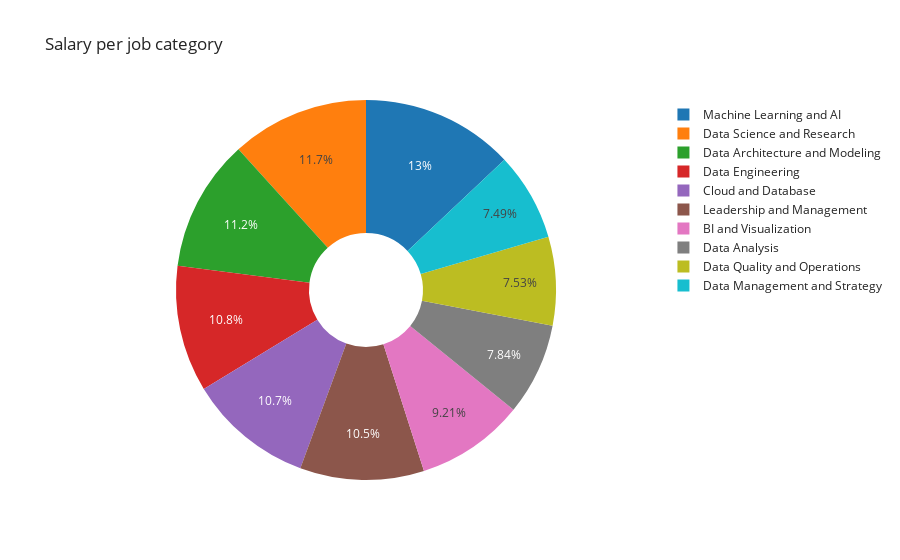

Here is the notebook cell this chart was saved with:
### Code cell
iplot(px.pie(us.groupby('job_category')['salary_in_usd'].mean().reset_index().round(2)
      ,names = 'job_category',values='salary_in_usd',hole=0.3,template='simple_white',title='Salary per job category'))

### Figure 1 — Plotly figure (JSON) as saved in the notebook; plotly's stock layout.template omitted (floating-point values rounded to 4 significant figures)
{"data": [{"domain": {"x": [0, 1], "y": [0, 1]}, "hole": 0.3, "hovertemplate": "job_category=%{label}<br>salary_in_usd=%{value}<extra></extra>", "labels": ["BI and Visualization", "Cloud and Database", "Data Analysis", "Data Architecture and Modeling", "Data Engineering", "Data Management and Strategy", "Data Quality and Operations", "Data Science and Research", "Leadership and Management", "Machine Learning and AI"], "legendgroup": "", "name": "", "showlegend": true, "type": "pie", "values": [133800.0, 155000, 113900.0, 163300.0, 156200.0, 108800.0, 109400.0, 170200.0, 153200.0, 188700.0]}], "layout": {"legend": {"tracegroupgap": 0}, "title": {"text": "Salary per job category"}}}
